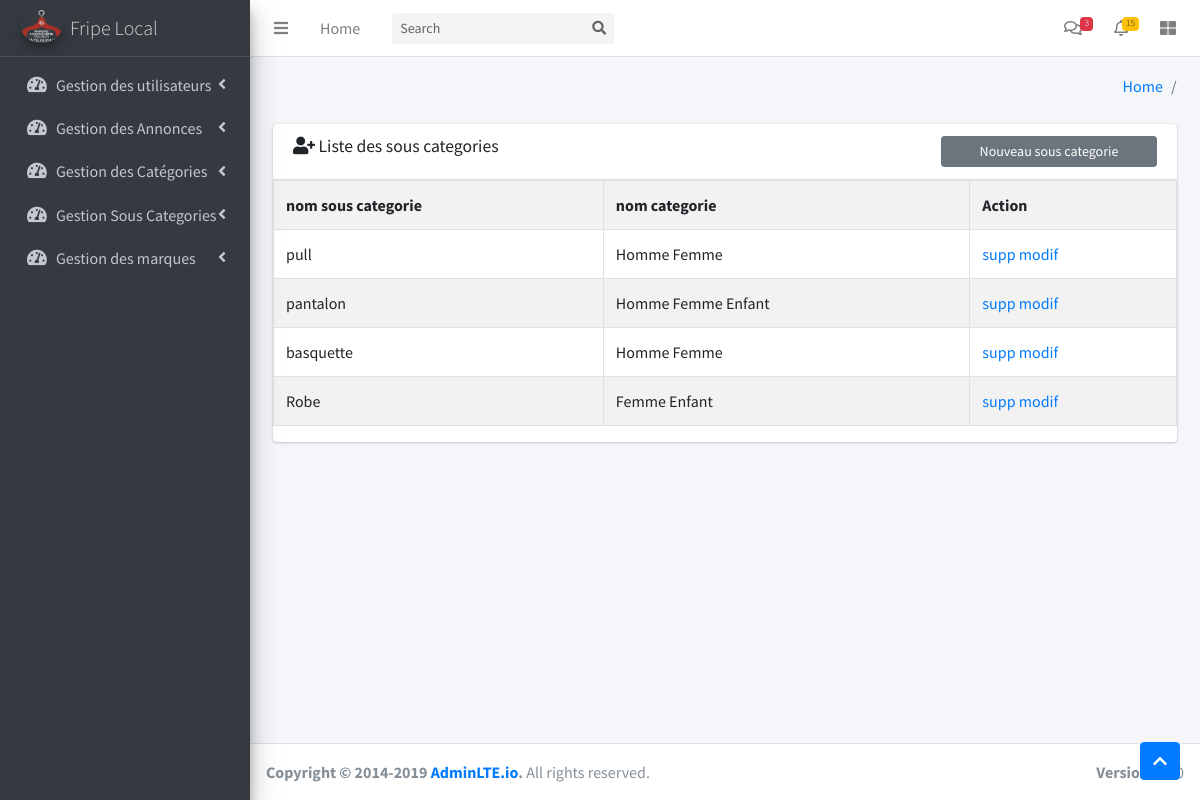
Page /admin/dashboard.php?controller=souscategorie&action=liste (signed in) on the committed database.
### tables this page shows
CREATE TABLE `sous_categorie` (
  `id_sous` int(11) NOT NULL,
  `nom_sous_cat` varchar(200) NOT NULL
);

### admin/models/souscategorie.class.php (called while the page is built, shortened)
<?php
class souscategorie extends fonction{
	private $tab=array();
	public function liste($cnx){
		$souscategories=$cnx->query("select * from sous_categorie")->fetchAll(PDO::FETCH_OBJ);
		return $souscategories;
	}
	public function listecat($cnx){
		$scats=$cnx->query("select id_sous from sous_categorie")->fetchAll(PDO::FETCH_OBJ);
		foreach ($scats as $suitenb => $n){
			foreach($n as $ni => $nn){
				$this->tab=array_merge($this->tab,$cnx->query("select nom_cat,ca.id,c.id_sous from categorie ca,contient c where ca.id=c.id_cat and c.id_sous='".$nn."'")->fetchAll(PDO::FETCH_OBJ));
			}
		}
		return $this->tab;
	}
}
?>

### admin/vue/souscategorie/liste_souscategorie.php (the view)
<section class="content">
	<div class="container-fluid">
		<div class="row">
			<section class="col-lg-12 connectedSortable">
				<div class="card card-primary">
					<div class="card-header">
						<h3 class="card-title">
							<i class="fas fa-user-plus"></i></i>
							Liste des sous categories
						</h3>
						<input class="btn btn-block btn-secondary btn-sm col-3 float-right" type="button" value="Nouveau sous categorie" onclick="window.location.href='dashboard.php?controller=souscategorie&action=add1'">
					</div>
					<?php
					echo '<table border=1 class="table table-bordered table-striped">
					<tr>
						<th>nom sous categorie</th>
						<th>nom categorie</th>
						<th>Action</th>
					</tr>';
					$x = "";
					foreach ($souscategories as $souscategorie) {
						foreach ($tab as $tab1) {
							if ($souscategorie->id_sous === $tab1->id_sous) {
								$x .= ' ' . $tab1->nom_cat;
							}
						}
						echo "<tr>";
						echo "
								<td>" . $souscategorie->nom_sous_cat . "</td>
								<td>" . $x . "</td>
								<td>
									<a href='dashboard.php?controller=souscategorie&action=supp&id_sous=" . $souscategorie->id_sous . "'>supp</a>
									<a href='dashboard.php?controller=souscategorie&action=edit1&id_sous=" . $souscategorie->id_sous . "&nomcat=" . $x . "'>modif</a>
								</td>
							";
						echo "</tr>";
						$x = "";
					}
					echo "</table>";
					?>
				</div>
			</section>
		</div>
	</div>
</section>

### rows in the picture
sous_categorie: nom_sous_cat "pull", x "Homme Femme"
sous_categorie: nom_sous_cat "pantalon", x "Homme Femme Enfant"
sous_categorie: nom_sous_cat "basquette", x "Homme Femme"
sous_categorie: nom_sous_cat "Robe", x "Femme Enfant"
